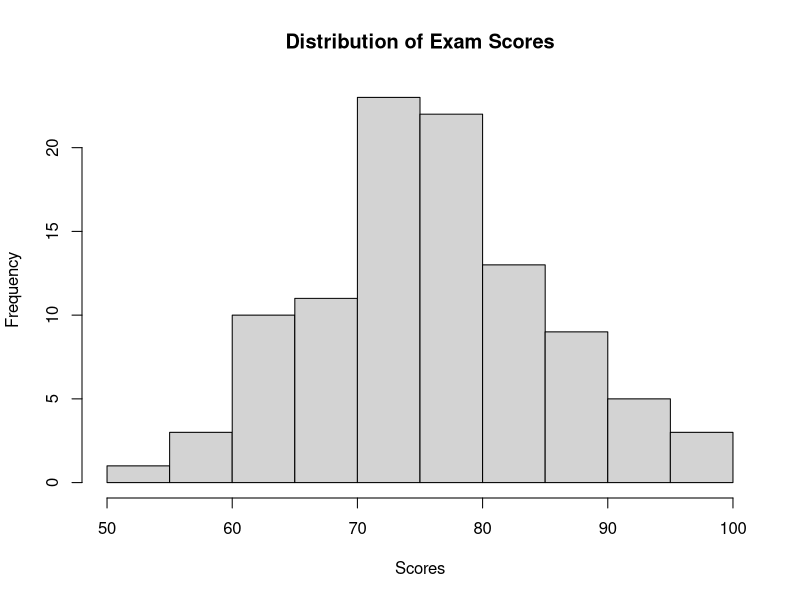

This figure's R source:
mean_score <- 75
sd_score <- 10
score_threshold <- 70

probability_below_threshold <- pnorm(score_threshold, mean = mean_score, sd = sd_score)
print(probability_below_threshold)
set.seed(123)  # For reproducibility
scores <- rnorm(100, mean = mean_score, sd = sd_score)
hist(scores, main = "Distribution of Exam Scores", xlab = "Scores", breaks = 10)
